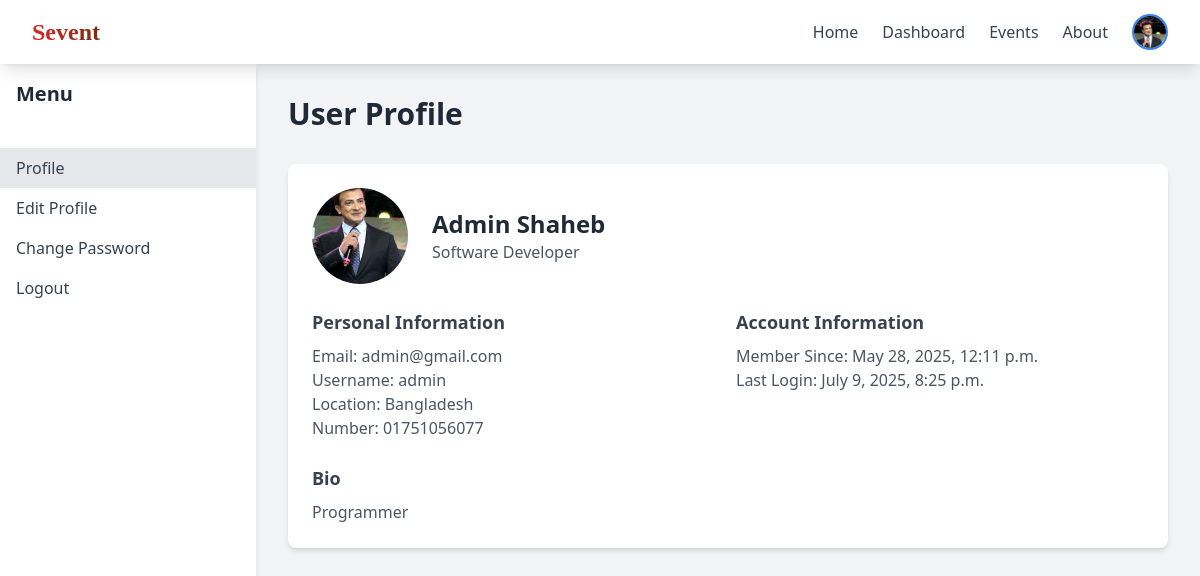
The app's page /users/profile/ (signed in) with its own data.
### users/models.py (models this page shows)
class CustomUser(AbstractUser):
    bio = models.TextField(blank=True)
    location = models.CharField(max_length=200, blank=True, null=True)
    profession = models.CharField(max_length=200, blank=True, null=True)
    profile_image = models.ImageField(
        upload_to="profile_images",
        default="default.png",
        blank=True
    )
    phone_number = models.CharField(
        max_length=11,
        validators=[
            RegexValidator(
                regex=r'^\+?1?\d{9,15}$',
                message="Phone number must be entered in the format: '+88'. Up to 11 digits allowed."
            )
        ]
    )
    def __str__(self):
        return self.username

### users/views.py (the view)
# urls.py: path('profile/', ProfileView.as_view(), name='profile'),
class ProfileView(LoginRequiredMixin,TemplateView):
    template_name = "accounts/profile.html"
    login_url = "login"
    def get_context_data(self, **kwargs):
        context = super().get_context_data(**kwargs)
        user = self.request.user
        context['username'] = user.username
        context['email'] = user.email
        context['name'] = user.get_full_name()
        context['member_since'] = user.date_joined
        context['last_login'] = user.last_login
        context['bio'] = user.bio
        context['location'] = user.location
        context['profession'] = user.profession
        context['phone_number'] = user.phone_number
        return context

### users/context_processors.py (called while the page is built)
def profile_image(request):
    print("Profile image context processor called")
    if request.user.is_authenticated:
        print(f"User is authenticated: {request.user}")
        if request.user.profile_image:
            print(f"Profile image URL: {request.user.profile_image.url}")
            return {'profile_image': request.user.profile_image.url}
        else:
            print("Profile image field is empty")
    else:
        print("User is not authenticated")
    return {'profile_image': None}

### users/templates/accounts/profile.html (shortened to what this page needs)
{% extends "base.html" %}
{% block content %}
  <div class="bg-gray-100">
    <div class="flex min-h-screen">
      <aside class="w-64 bg-white shadow-md">
        <div class="p-4">
          <h2 class="text-xl font-semibold text-gray-800">Menu</h2>
        </div>
        <nav class="mt-6">
          <a
            href="#"
            class="block py-2 px-4 text-gray-700 bg-gray-200 hover:bg-gray-300"
            >Profile</a
          >
          <a href="{% url "edit_profile" %}" class="block py-2 px-4 text-gray-700 hover:bg-gray-200"
            >Edit Profile</a
          >
          <a href="{% url "change_password" %}" class="block py-2 px-4 text-gray-700 hover:bg-gray-200"
            >Change Password</a
          >
          <form action="{% url "logout" %}" method="POST" class="block py-2 px-4 text-gray-700 hover:bg-gray-200">
            <button>Logout</button>
          </form>
        </nav>
      </aside>
      <main class="flex-1 p-8">
        <h1 class="text-3xl font-bold text-gray-800 mb-8">User Profile</h1>
        <div class="bg-white shadow-md rounded-lg p-6">
          <div class="flex items-center mb-6">
            <div>
              {% if profile_image %}
              <img src=" {{profile_image}} " alt="Profile Picture" srcset=""
              class="w-24 h-24 rounded-full object-cover mr-6"
              >
              {% else %}
              <img
              src="https://png.pngtree.com/png-clipart/20231019/original/pngtree-user-profile-avatar-png-image_13369988.png"
              alt="User Avatar"
              class="w-24 h-24 rounded-full object-cover mr-6"
             />
              {% endif %}
            </div>
            <div>
              <h2 class="text-2xl font-semibold text-gray-800">{{name}}</h2>
              <p class="text-gray-600"> {{profession}} </p>
            </div>
          </div>
          <div class="grid grid-cols-1 md:grid-cols-2 gap-4">
            <div>
              <h3 class="text-lg font-semibold text-gray-700 mb-2">
                Personal Information
              </h3>
              <p class="text-gray-600">
                <span class="font-medium">Email:</span> {{email}}
              </p>
              <p class="text-gray-600">
                <span class="font-medium">Username:</span> {{username}}
              </p>
              <p class="text-gray-600">
                <span class="font-medium">Location:</span> {{location}}
              </p>
              <p class="text-gray-600">
                <span class="font-medium">Number:</span> {{phone_number}}
              </p>
            </div>
            <div>
              <h3 class="text-lg font-semibold text-gray-700 mb-2">
                Account Information
              </h3>
              <p class="text-gray-600">
                <span class="font-medium">Member Since:</span> {{member_since}}
              </p>
              <p class="text-gray-600">
                <span class="font-medium">Last Login:</span> {{last_login}}
              </p>
            </div>
          </div>
          <div class="mt-6">
            <h3 class="text-lg font-semibold text-gray-700 mb-2">Bio</h3>
            <p class="text-gray-600">
              {{ bio }}
            </p>
          </div>
        </div>
      </main>
    </div>
  </div>
  {% endblock content %}

### records on screen
CustomUser: profession "Software Developer", email "admin@gmail.com", username "admin", location "Bangladesh", phone_number "01751056077", date_joined "May 28, 2025, 12:11 p.m.", last_login "July 9, 2025, 8:25 p.m.", bio "Programmer"

### other values on screen
{{ name }} "Admin Shaheb"
